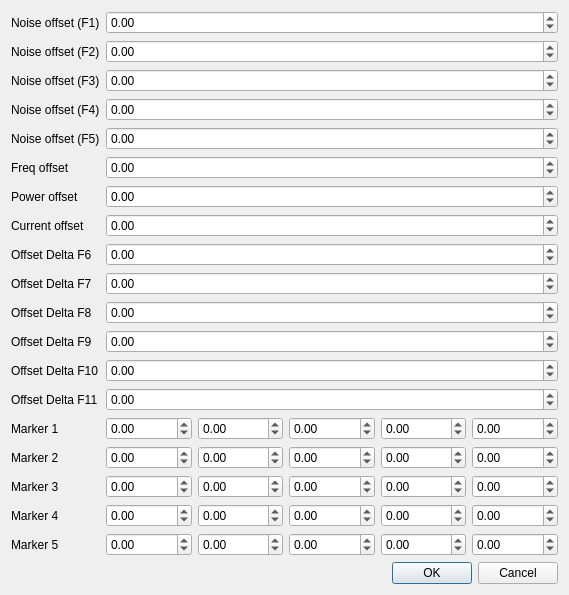
<?xml version="1.0" encoding="UTF-8"?>
<ui version="4.0">
 <class>Dialog</class>
 <widget class="QDialog" name="Dialog">
  <property name="geometry">
   <rect>
    <x>0</x>
    <y>0</y>
    <width>569</width>
    <height>547</height>
   </rect>
  </property>
  <property name="windowTitle">
   <string>Offset params</string>
  </property>
  <layout class="QVBoxLayout" name="verticalLayout">
   <item>
    <layout class="QFormLayout" name="formLayout">
     <item row="0" column="0">
      <widget class="QLabel" name="label">
       <property name="text">
        <string>Noise offset (F1)</string>
       </property>
      </widget>
     </item>
     <item row="0" column="1">
      <widget class="QDoubleSpinBox" name="spinF1">
       <property name="minimum">
        <double>-100.000000000000000</double>
       </property>
       <property name="maximum">
        <double>1000.000000000000000</double>
       </property>
      </widget>
     </item>
     <item row="1" column="0">
      <widget class="QLabel" name="label_2">
       <property name="text">
        <string>Noise offset (F2)</string>
       </property>
      </widget>
     </item>
     <item row="1" column="1">
      <widget class="QDoubleSpinBox" name="spinF2">
       <property name="minimum">
        <double>-100.000000000000000</double>
       </property>
       <property name="maximum">
        <double>1000.000000000000000</double>
       </property>
      </widget>
     </item>
     <item row="2" column="0">
      <widget class="QLabel" name="label_3">
       <property name="text">
        <string>Noise offset (F3)</string>
       </property>
      </widget>
     </item>
     <item row="2" column="1">
      <widget class="QDoubleSpinBox" name="spinF3">
       <property name="minimum">
        <double>-100.000000000000000</double>
       </property>
       <property name="maximum">
        <double>1000.000000000000000</double>
       </property>
      </widget>
     </item>
     <item row="3" column="0">
      <widget class="QLabel" name="label_4">
       <property name="text">
        <string>Noise offset (F4)</string>
       </property>
      </widget>
     </item>
     <item row="3" column="1">
      <widget class="QDoubleSpinBox" name="spinF4">
       <property name="minimum">
        <double>-100.000000000000000</double>
       </property>
       <property name="maximum">
        <double>1000.000000000000000</double>
       </property>
      </widget>
     </item>
     <item row="4" column="0">
      <widget class="QLabel" name="label_5">
       <property name="text">
        <string>Noise offset (F5)</string>
       </property>
      </widget>
     </item>
     <item row="4" column="1">
      <widget class="QDoubleSpinBox" name="spinF5">
       <property name="minimum">
        <double>-100.000000000000000</double>
       </property>
       <property name="maximum">
        <double>1000.000000000000000</double>
       </property>
      </widget>
     </item>
     <item row="5" column="0">
      <widget class="QLabel" name="label_6">
       <property name="text">
        <string>Freq offset</string>
       </property>
      </widget>
     </item>
     <item row="5" column="1">
      <widget class="QDoubleSpinBox" name="spinFreq">
       <property name="minimum">
        <double>-100.000000000000000</double>
       </property>
       <property name="maximum">
        <double>1000.000000000000000</double>
       </property>
      </widget>
     </item>
     <item row="6" column="0">
      <widget class="QLabel" name="label_7">
       <property name="text">
        <string>Power offset</string>
       </property>
      </widget>
     </item>
     <item row="6" column="1">
      <widget class="QDoubleSpinBox" name="spinAmp">
       <property name="minimum">
        <double>-100.000000000000000</double>
       </property>
       <property name="maximum">
        <double>1000.000000000000000</double>
       </property>
      </widget>
     </item>
     <item row="7" column="0">
      <widget class="QLabel" name="label_8">
       <property name="text">
        <string>Current offset</string>
       </property>
      </widget>
     </item>
     <item row="7" column="1">
      <widget class="QDoubleSpinBox" name="spinCurr">
       <property name="minimum">
        <double>-100.000000000000000</double>
       </property>
       <property name="maximum">
        <double>1000.000000000000000</double>
       </property>
      </widget>
     </item>
     <item row="14" column="0">
      <widget class="QLabel" name="label_9">
       <property name="text">
        <string>Marker 1</string>
       </property>
      </widget>
     </item>
     <item row="14" column="1">
      <layout class="QHBoxLayout" name="horizontalLayout_5">
       <item>
        <widget class="QDoubleSpinBox" name="spinM1_1">
         <property name="minimum">
          <double>-100.000000000000000</double>
         </property>
         <property name="maximum">
          <double>1000.000000000000000</double>
         </property>
        </widget>
       </item>
       <item>
        <widget class="QDoubleSpinBox" name="spinM1_2">
         <property name="minimum">
          <double>-100.000000000000000</double>
         </property>
         <property name="maximum">
          <double>1000.000000000000000</double>
         </property>
        </widget>
       </item>
       <item>
        <widget class="QDoubleSpinBox" name="spinM1_3">
         <property name="minimum">
          <double>-100.000000000000000</double>
         </property>
         <property name="maximum">
          <double>1000.000000000000000</double>
         </property>
        </widget>
       </item>
       <item>
        <widget class="QDoubleSpinBox" name="spinM1_4">
         <property name="minimum">
          <double>-100.000000000000000</double>
         </property>
         <property name="maximum">
          <double>1000.000000000000000</double>
         </property>
        </widget>
       </item>
       <item>
        <widget class="QDoubleSpinBox" name="spinM1_5">
         <property name="minimum">
          <double>-100.000000000000000</double>
         </property>
         <property name="maximum">
          <double>1000.000000000000000</double>
         </property>
        </widget>
       </item>
      </layout>
     </item>
     <item row="15" column="0">
      <widget class="QLabel" name="label_10">
       <property name="text">
        <string>Marker 2</string>
       </property>
      </widget>
     </item>
     <item row="15" column="1">
      <layout class="QHBoxLayout" name="horizontalLayout_4">
       <item>
        <widget class="QDoubleSpinBox" name="spinM2_1">
         <property name="minimum">
          <double>-100.000000000000000</double>
         </property>
         <property name="maximum">
          <double>1000.000000000000000</double>
         </property>
        </widget>
       </item>
       <item>
        <widget class="QDoubleSpinBox" name="spinM2_2">
         <property name="minimum">
          <double>-100.000000000000000</double>
         </property>
         <property name="maximum">
          <double>1000.000000000000000</double>
         </property>
        </widget>
       </item>
       <item>
        <widget class="QDoubleSpinBox" name="spinM2_3">
         <property name="minimum">
          <double>-100.000000000000000</double>
         </property>
         <property name="maximum">
          <double>1000.000000000000000</double>
         </property>
        </widget>
       </item>
       <item>
        <widget class="QDoubleSpinBox" name="spinM2_4">
         <property name="minimum">
          <double>-100.000000000000000</double>
         </property>
         <property name="maximum">
          <double>1000.000000000000000</double>
         </property>
        </widget>
       </item>
       <item>
        <widget class="QDoubleSpinBox" name="spinM2_5">
         <property name="minimum">
          <double>-100.000000000000000</double>
         </property>
         <property name="maximum">
          <double>1000.000000000000000</double>
         </property>
        </widget>
       </item>
      </layout>
     </item>
     <item row="16" column="0">
      <widget class="QLabel" name="label_11">
       <property name="text">
        <string>Marker 3</string>
       </property>
      </widget>
     </item>
     <item row="16" column="1">
      <layout class="QHBoxLayout" name="horizontalLayout_3">
       <item>
        <widget class="QDoubleSpinBox" name="spinM3_1">
         <property name="minimum">
          <double>-100.000000000000000</double>
         </property>
         <property name="maximum">
          <double>1000.000000000000000</double>
         </property>
        </widget>
       </item>
       <item>
        <widget class="QDoubleSpinBox" name="spinM3_2">
         <property name="minimum">
          <double>-100.000000000000000</double>
         </property>
         <property name="maximum">
          <double>1000.000000000000000</double>
         </property>
        </widget>
       </item>
       <item>
        <widget class="QDoubleSpinBox" name="spinM3_3">
         <property name="minimum">
          <double>-100.000000000000000</double>
         </property>
         <property name="maximum">
          <double>1000.000000000000000</double>
         </property>
        </widget>
       </item>
       <item>
        <widget class="QDoubleSpinBox" name="spinM3_4">
         <property name="minimum">
          <double>-100.000000000000000</double>
         </property>
         <property name="maximum">
          <double>1000.000000000000000</double>
         </property>
        </widget>
       </item>
       <item>
        <widget class="QDoubleSpinBox" name="spinM3_5">
         <property name="minimum">
          <double>-100.000000000000000</double>
         </property>
         <property name="maximum">
          <double>1000.000000000000000</double>
         </property>
        </widget>
       </item>
      </layout>
     </item>
     <item row="17" column="0">
      <widget class="QLabel" name="label_12">
       <property name="text">
        <string>Marker 4</string>
       </property>
      </widget>
     </item>
     <item row="17" column="1">
      <layout class="QHBoxLayout" name="horizontalLayout_2">
       <item>
        <widget class="QDoubleSpinBox" name="spinM4_1">
         <property name="minimum">
          <double>-100.000000000000000</double>
         </property>
         <property name="maximum">
          <double>1000.000000000000000</double>
         </property>
        </widget>
       </item>
       <item>
        <widget class="QDoubleSpinBox" name="spinM4_2">
         <property name="minimum">
          <double>-100.000000000000000</double>
         </property>
         <property name="maximum">
          <double>1000.000000000000000</double>
         </property>
        </widget>
       </item>
       <item>
        <widget class="QDoubleSpinBox" name="spinM4_3">
         <property name="minimum">
          <double>-100.000000000000000</double>
         </property>
         <property name="maximum">
          <double>1000.000000000000000</double>
         </property>
        </widget>
       </item>
       <item>
        <widget class="QDoubleSpinBox" name="spinM4_4">
         <property name="minimum">
          <double>-100.000000000000000</double>
         </property>
         <property name="maximum">
          <double>1000.000000000000000</double>
         </property>
        </widget>
       </item>
       <item>
        <widget class="QDoubleSpinBox" name="spinM4_5">
         <property name="minimum">
          <double>-100.000000000000000</double>
         </property>
         <property name="maximum">
          <double>1000.000000000000000</double>
         </property>
        </widget>
       </item>
      </layout>
     </item>
     <item row="18" column="0">
      <widget class="QLabel" name="label_13">
       <property name="text">
        <string>Marker 5</string>
       </property>
      </widget>
     </item>
     <item row="18" column="1">
      <layout class="QHBoxLayout" name="horizontalLayout">
       <item>
        <widget class="QDoubleSpinBox" name="spinM5_1">
         <property name="minimum">
          <double>-100.000000000000000</double>
         </property>
         <property name="maximum">
          <double>1000.000000000000000</double>
         </property>
        </widget>
       </item>
       <item>
        <widget class="QDoubleSpinBox" name="spinM5_2">
         <property name="minimum">
          <double>-100.000000000000000</double>
         </property>
         <property name="maximum">
          <double>1000.000000000000000</double>
         </property>
        </widget>
       </item>
       <item>
        <widget class="QDoubleSpinBox" name="spinM5_3">
         <property name="minimum">
          <double>-100.000000000000000</double>
         </property>
         <property name="maximum">
          <double>1000.000000000000000</double>
         </property>
        </widget>
       </item>
       <item>
        <widget class="QDoubleSpinBox" name="spinM5_4">
         <property name="minimum">
          <double>-100.000000000000000</double>
         </property>
         <property name="maximum">
          <double>1000.000000000000000</double>
         </property>
        </widget>
       </item>
       <item>
        <widget class="QDoubleSpinBox" name="spinM5_5">
         <property name="minimum">
          <double>-100.000000000000000</double>
         </property>
         <property name="maximum">
          <double>1000.000000000000000</double>
         </property>
        </widget>
       </item>
      </layout>
     </item>
     <item row="8" column="0">
      <widget class="QLabel" name="label_14">
       <property name="text">
        <string>Offset Delta F6</string>
       </property>
      </widget>
     </item>
     <item row="8" column="1">
      <widget class="QDoubleSpinBox" name="spinDeltaF6">
       <property name="minimum">
        <double>-1000.000000000000000</double>
       </property>
       <property name="maximum">
        <double>1000.000000000000000</double>
       </property>
      </widget>
     </item>
     <item row="9" column="0">
      <widget class="QLabel" name="label_15">
       <property name="text">
        <string>Offset Delta F7</string>
       </property>
      </widget>
     </item>
     <item row="10" column="0">
      <widget class="QLabel" name="label_16">
       <property name="text">
        <string>Offset Delta F8</string>
       </property>
      </widget>
     </item>
     <item row="11" column="0">
      <widget class="QLabel" name="label_17">
       <property name="text">
        <string>Offset Delta F9</string>
       </property>
      </widget>
     </item>
     <item row="12" column="0">
      <widget class="QLabel" name="label_18">
       <property name="text">
        <string>Offset Delta F10</string>
       </property>
      </widget>
     </item>
     <item row="13" column="0">
      <widget class="QLabel" name="label_19">
       <property name="text">
        <string>Offset Delta F11</string>
       </property>
      </widget>
     </item>
     <item row="9" column="1">
      <widget class="QDoubleSpinBox" name="spinDeltaF7">
       <property name="minimum">
        <double>-1000.000000000000000</double>
       </property>
       <property name="maximum">
        <double>1000.000000000000000</double>
       </property>
      </widget>
     </item>
     <item row="10" column="1">
      <widget class="QDoubleSpinBox" name="spinDeltaF8">
       <property name="minimum">
        <double>-1000.000000000000000</double>
       </property>
       <property name="maximum">
        <double>1000.000000000000000</double>
       </property>
      </widget>
     </item>
     <item row="11" column="1">
      <widget class="QDoubleSpinBox" name="spinDeltaF9">
       <property name="minimum">
        <double>-1000.000000000000000</double>
       </property>
       <property name="maximum">
        <double>1000.000000000000000</double>
       </property>
      </widget>
     </item>
     <item row="12" column="1">
      <widget class="QDoubleSpinBox" name="spinDeltaF10">
       <property name="minimum">
        <double>-1000.000000000000000</double>
       </property>
       <property name="maximum">
        <double>1000.000000000000000</double>
       </property>
      </widget>
     </item>
     <item row="13" column="1">
      <widget class="QDoubleSpinBox" name="spinDeltaF11">
       <property name="minimum">
        <double>-1000.000000000000000</double>
       </property>
       <property name="maximum">
        <double>1000.000000000000000</double>
       </property>
      </widget>
     </item>
    </layout>
   </item>
   <item>
    <widget class="QDialogButtonBox" name="buttonBox">
     <property name="orientation">
      <enum>Qt::Horizontal</enum>
     </property>
     <property name="standardButtons">
      <set>QDialogButtonBox::Cancel|QDialogButtonBox::Ok</set>
     </property>
    </widget>
   </item>
  </layout>
 </widget>
 <resources/>
 <connections>
  <connection>
   <sender>buttonBox</sender>
   <signal>accepted()</signal>
   <receiver>Dialog</receiver>
   <slot>accept()</slot>
   <hints>
    <hint type="sourcelabel">
     <x>248</x>
     <y>254</y>
    </hint>
    <hint type="destinationlabel">
     <x>157</x>
     <y>274</y>
    </hint>
   </hints>
  </connection>
  <connection>
   <sender>buttonBox</sender>
   <signal>rejected()</signal>
   <receiver>Dialog</receiver>
   <slot>reject()</slot>
   <hints>
    <hint type="sourcelabel">
     <x>316</x>
     <y>260</y>
    </hint>
    <hint type="destinationlabel">
     <x>286</x>
     <y>274</y>
    </hint>
   </hints>
  </connection>
 </connections>
</ui>
